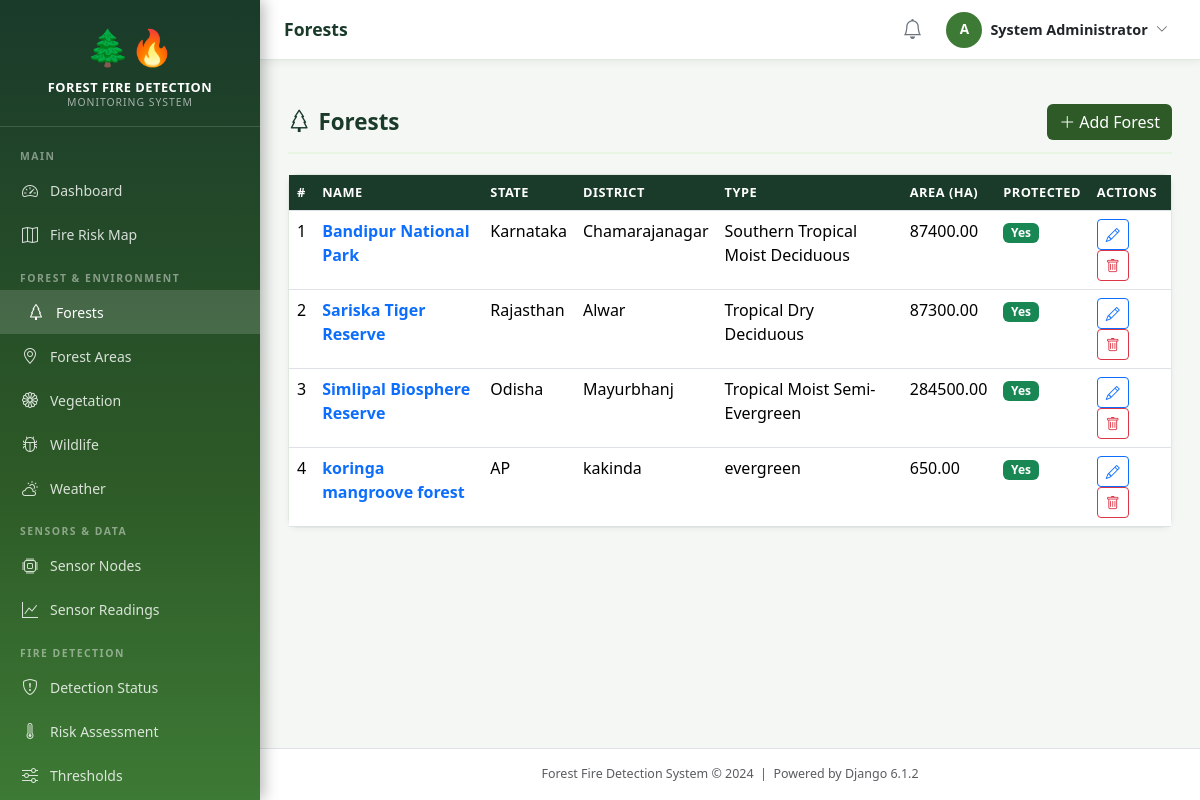
Page /forest/ (signed in) on the committed database.
### accounts/models.py (models this page shows, shortened)
class CustomUser(AbstractUser):
    ROLE_CHOICES = [
        ('administrator', 'Administrator'),
        ('forest_officer', 'Forest Officer'),
        ('fire_department', 'Fire Department'),
        ('local_authority', 'Local Authority'),
    ]
    role = models.CharField(max_length=20, choices=ROLE_CHOICES, default='forest_officer')
    phone_number = models.CharField(max_length=15, blank=True)
    department = models.CharField(max_length=100, blank=True)
    employee_id = models.CharField(max_length=20, blank=True)
    profile_picture = models.ImageField(upload_to='profiles/', blank=True, null=True)
    is_active = models.BooleanField(default=True)
    created_at = models.DateTimeField(auto_now_add=True)
    updated_at = models.DateTimeField(auto_now=True)
    @property
    def is_admin(self):
        return self.role == 'administrator' or self.is_superuser
    class Meta:
        verbose_name = 'User'
        verbose_name_plural = 'Users'

### forest_env/models.py (models this page shows, shortened)
class Forest(models.Model):
    name = models.CharField(max_length=200)
    description = models.TextField(blank=True)
    state = models.CharField(max_length=100)
    district = models.CharField(max_length=100)
    established_year = models.PositiveIntegerField(null=True, blank=True)
    total_area_hectares = models.DecimalField(max_digits=12, decimal_places=2, null=True, blank=True)
    forest_type = models.CharField(max_length=100, blank=True,
                                   help_text='e.g., Tropical, Deciduous, Evergreen')
    is_protected = models.BooleanField(default=False)
    created_at = models.DateTimeField(auto_now_add=True)
    class Meta:
        ordering = ['name']

### forest_env/views.py (the view)
# urls.py: path('', views.forest_list, name='forest_list'),
@login_required
def forest_list(request):
    forests = Forest.objects.all()
    return render(request, 'forest_env/forest_list.html',
                  {'forests': forests, 'title': 'Forests'})

### core/context_processors.py (called while the page is built)
def alert_context(request):
    if request.user.is_authenticated:
        try:
            count = Alert.objects.filter(status='active').count()
        except Exception:
            count = 0
        return {'active_alert_count': count}
    return {'active_alert_count': 0}

### templates/forest_env/forest_list.html (shortened to what this page needs)
{% extends 'base.html' %}
{% block content %}
<div class="section-header">
    <h1 class="section-title"><i class="bi bi-tree me-2"></i>{{ title }}</h1>
    <a href="{% url 'forest_env:forest_create' %}" class="btn btn-forest">
        <i class="bi bi-plus-lg me-1"></i>Add Forest
    </a>
</div>
<div class="card">
    <div class="table-responsive">
        <table class="table table-hover table-forest mb-0">
            <thead><tr>
                <th>#</th><th>Name</th><th>State</th><th>District</th>
                <th>Type</th><th>Area (ha)</th><th>Protected</th><th>Actions</th>
            </tr></thead>
            <tbody>
                {% for f in forests %}
                <tr>
                    <td>{{ forloop.counter }}</td>
                    <td><a href="{% url 'forest_env:forest_detail' f.pk %}" class="fw-semibold">{{ f.name }}</a></td>
                    <td>{{ f.state }}</td>
                    <td>{{ f.district }}</td>
                    <td>{{ f.forest_type|default:"—" }}</td>
                    <td>{{ f.total_area_hectares|default:"—" }}</td>
                    <td>{% if f.is_protected %}<span class="badge bg-success">Yes</span>{% else %}<span class="badge bg-secondary">No</span>{% endif %}</td>
                    <td>
                        <a href="{% url 'forest_env:forest_update' f.pk %}" class="btn btn-sm btn-outline-primary me-1"><i class="bi bi-pencil"></i></a>
                        <a href="{% url 'forest_env:forest_delete' f.pk %}" class="btn btn-sm btn-outline-danger"><i class="bi bi-trash"></i></a>
                    </td>
                </tr>
                {% empty %}
                <tr><td colspan="8" class="text-center text-muted py-4">No forests found. <a href="{% url 'forest_env:forest_create' %}">Add the first one →</a></td></tr>
                {% endfor %}
            </tbody>
        </table>
    </div>
</div>
{% endblock %}

### templates/base.html (shortened to what this page needs)
{% load static %}
<!DOCTYPE html>
<html lang="en">
<head>
    <link href="https://cdn.jsdelivr.net/npm/bootstrap@5.3.2/dist/css/bootstrap.min.css" rel="stylesheet">
    <link href="https://cdn.jsdelivr.net/npm/bootstrap-icons@1.11.3/font/bootstrap-icons.min.css" rel="stylesheet">
    <link rel="stylesheet" href="https://unpkg.com/leaflet@1.9.4/dist/leaflet.css">
    <link rel="stylesheet" href="{% static 'css/main.css' %}">
</head>
<body>
<nav class="sidebar" id="mainSidebar">
    <div class="sidebar-brand">
        <span class="brand-icon">🌲🔥</span>
        <div class="brand-title">Forest Fire Detection</div>
        <div class="brand-subtitle">Monitoring System</div>
    </div>
    <ul class="nav flex-column py-2">
        <li class="nav-section-label">Main</li>
        <li class="nav-item">
            <a class="nav-link" href="{% url 'dashboard:home' %}">
                <span class="icon"><i class="bi bi-speedometer2"></i></span> Dashboard
            </a>
        </li>
        <li class="nav-item">
            <a class="nav-link" href="{% url 'dashboard:fire_risk_map' %}">
                <span class="icon"><i class="bi bi-map"></i></span> Fire Risk Map
            </a>
        </li>
        <li class="nav-section-label">Forest & Environment</li>
        <li class="nav-item">
            <a class="nav-link" href="{% url 'forest_env:forest_list' %}">
                <span class="icon"><i class="bi bi-tree"></i></span> Forests
            </a>
        </li>
        <li class="nav-item">
            <a class="nav-link" href="{% url 'forest_env:area_list' %}">
                <span class="icon"><i class="bi bi-geo-alt"></i></span> Forest Areas
            </a>
        </li>
        <li class="nav-item">
            <a class="nav-link" href="{% url 'forest_env:vegetation_list' %}">
                <span class="icon"><i class="bi bi-flower1"></i></span> Vegetation
            </a>
        </li>
        <li class="nav-item">
            <a class="nav-link" href="{% url 'forest_env:wildlife_list' %}">
                <span class="icon"><i class="bi bi-bug"></i></span> Wildlife
            </a>
        </li>
        <li class="nav-item">
            <a class="nav-link" href="{% url 'forest_env:weather_list' %}">
                <span class="icon"><i class="bi bi-cloud-sun"></i></span> Weather
            </a>
        </li>
        <li class="nav-section-label">Sensors & Data</li>
        <li class="nav-item">
            <a class="nav-link" href="{% url 'sensors:node_list' %}">
                <span class="icon"><i class="bi bi-cpu"></i></span> Sensor Nodes
            </a>
        </li>
        <li class="nav-item">
            <a class="nav-link" href="{% url 'sensors:reading_list' %}">
                <span class="icon"><i class="bi bi-graph-up"></i></span> Sensor Readings
            </a>
        </li>
        <li class="nav-section-label">Fire Detection</li>
        <li class="nav-item">
            <a class="nav-link" href="{% url 'detection:status' %}">
                <span class="icon"><i class="bi bi-shield-exclamation"></i></span> Detection Status
            </a>
        </li>
        <li class="nav-item">
            <a class="nav-link" href="{% url 'detection:risk_dashboard' %}">
                <span class="icon"><i class="bi bi-thermometer-high"></i></span> Risk Assessment
            </a>
        </li>
        <li class="nav-item">
            <a class="nav-link" href="{% url 'detection:threshold_list' %}">
                <span class="icon"><i class="bi bi-sliders"></i></span> Thresholds
            </a>
        </li>
    </ul>
</nav>
<div class="main-content">
    <div class="top-navbar">
        <div class="d-flex align-items-center gap-3">
            <span class="page-title-nav">{% block page_title %}{{ title|default:"Dashboard" }}{% endblock %}</span>
        </div>
        <div class="d-flex align-items-center gap-3">
            <a href="{% url 'alerts:alert_list' %}" class="position-relative text-secondary">
                <i class="bi bi-bell fs-5"></i>
            </a>
            <div class="dropdown">
                <button class="btn btn-sm d-flex align-items-center gap-2 border-0 bg-transparent"
                        data-bs-toggle="dropdown">
                    <div class="user-avatar">{{ user.username|first|upper }}</div>
                    <span class="d-none d-sm-inline text-dark fw-semibold" style="font-size:0.9rem;">
                        {{ user.get_full_name|default:user.username }}
                    </span>
                    <i class="bi bi-chevron-down small text-muted"></i>
                </button>
            </div>
        </div>
    </div>
    <div class="px-4 pt-3">
    </div>
    <div class="content-area">
        {% block content %}{% endblock %}
    </div>
    <footer class="text-center py-3 text-muted border-top bg-white" style="font-size:0.78rem;">
        Forest Fire Detection System &copy; 2024 &nbsp;|&nbsp; Powered by Django 6.1.2
    </footer>
</div>
</body>
</html>

### static/css/main.css (style rules this page uses)
:root { --forest-dark: #1a3a2a; --forest-green: #2d5a27; --forest-mid: #3d7a35; --forest-light: #5a9e4e; --forest-pale: #e8f5e2; --fire-red: #c0392b; --fire-orange: #e67e22; --fire-yellow: #f39c12; --warning-amber: #f0ad4e; --text-dark: #1a2a1a; --sidebar-width: 260px; --header-height: 60px; }
body { font-family: 'Segoe UI', system-ui, -apple-system, sans-serif; background-color: #f4f7f4; color: var(--text-dark); margin: 0; padding: 0; }
a { text-decoration: none; }
.sidebar { position: fixed; top: 0; left: 0; width: var(--sidebar-width); height: 100vh; background: linear-gradient(180deg, var(--forest-dark) 0%, var(--forest-green) 60%, var(--forest-mid) 100%); z-index: 1000; overflow-y: auto; transition: transform 0.3s ease; box-shadow: 3px 0 15px rgba(0,0,0,0.3); }
.sidebar-brand { padding: 20px 20px 15px; border-bottom: 1px solid rgba(255,255,255,0.15); text-align: center; }
.sidebar-brand .brand-icon { font-size: 2.2rem; display: block; margin-bottom: 6px; }
.sidebar-brand .brand-title { color: #fff; font-size: 0.8rem; font-weight: 700; letter-spacing: 0.5px; line-height: 1.3; text-transform: uppercase; }
.sidebar-brand .brand-subtitle { color: rgba(255,255,255,0.6); font-size: 0.65rem; letter-spacing: 1px; text-transform: uppercase; }
.nav-section-label { padding: 14px 20px 4px; color: rgba(255,255,255,0.45); font-size: 0.65rem; font-weight: 700; letter-spacing: 1.5px; text-transform: uppercase; }
.sidebar .nav-link { color: rgba(255,255,255,0.82); padding: 10px 20px; border-radius: 0; font-size: 0.875rem; display: flex; align-items: center; gap: 10px; transition: all 0.2s; }
.sidebar .nav-link:hover, .sidebar .nav-link.active { background: rgba(255,255,255,0.15); color: #fff; padding-left: 26px; }
.sidebar .nav-link .icon { width: 20px; text-align: center; font-size: 1rem; }
.main-content { margin-left: var(--sidebar-width); min-height: 100vh; display: flex; flex-direction: column; }
.top-navbar { background: #fff; border-bottom: 1px solid #e0e8e0; height: var(--header-height); display: flex; align-items: center; padding: 0 24px; position: sticky; top: 0; z-index: 999; box-shadow: 0 2px 8px rgba(0,0,0,0.06); justify-content: space-between; }
.page-title-nav { font-size: 1.1rem; font-weight: 600; color: var(--forest-dark); }
.user-avatar { width: 36px; height: 36px; border-radius: 50%; background: var(--forest-mid); color: #fff; display: flex; align-items: center; justify-content: center; font-weight: 700; font-size: 0.85rem; }
.content-area { padding: 28px; flex: 1; }
.table-forest th { background-color: var(--forest-dark); color: #fff; font-size: 0.8rem; text-transform: uppercase; letter-spacing: 0.5px; font-weight: 600; }
.card { border: 1px solid #e0e8e0; border-radius: 10px; box-shadow: 0 1px 6px rgba(0,0,0,0.05); }
.btn-forest { background-color: var(--forest-green); color: #fff; border: none; }
.section-header { display: flex; align-items: center; justify-content: space-between; margin-bottom: 20px; padding-bottom: 12px; border-bottom: 2px solid var(--forest-pale); }
.section-title { font-size: 1.4rem; font-weight: 700; color: var(--forest-dark); margin: 0; }

### rows in the picture
CustomUser: username|first "A", get_full_name "System Administrator"
Forest: name "Bandipur National Park", state "Karnataka", district "Chamarajanagar", forest_type "Southern Tropical Moist Deciduous", total_area_hectares "87400.00", is_protected "Yes"
Forest: name "Sariska Tiger Reserve", state "Rajasthan", district "Alwar", forest_type "Tropical Dry Deciduous", total_area_hectares "87300.00", is_protected "Yes"
Forest: name "Simlipal Biosphere Reserve", state "Odisha", district "Mayurbhanj", forest_type "Tropical Moist Semi-Evergreen", total_area_hectares "284500.00", is_protected "Yes"
Forest: name "koringa mangroove forest", state "AP", district "kakinda", forest_type "evergreen", total_area_hectares "650.00", is_protected "Yes"

### other values in the picture
{{ title|default:"Dashboard" }} "Forests"
{{ title }} "Forests"
